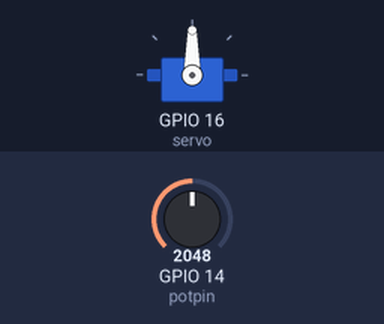
A program run on a simulated ESP32. On the bench: servo. The inputs (shaded band) are chosen by the test bench; at power-on: GPIO 14 (potpin) = 2048.

Above: at 1.2 s.
1.3 s: GPIO 14 (potpin) set to 2866
At 2.1 s:
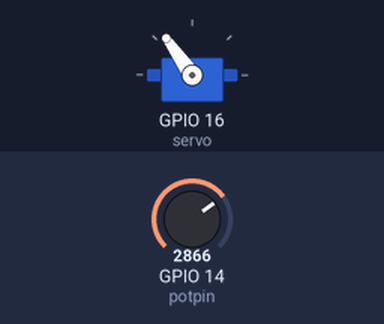
2.8 s: GPIO 14 (potpin) set to 3603
At 3.7 s:
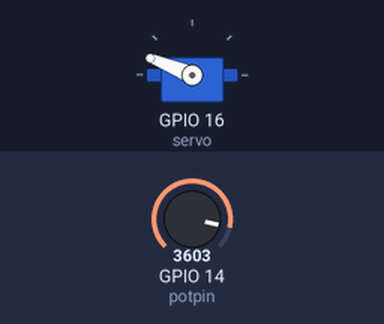
4.3 s: GPIO 14 (potpin) set to 4095
At 4.8 s:
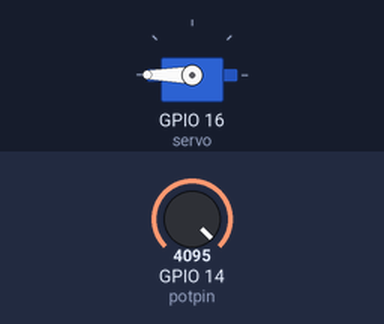
5.8 s: GPIO 14 (potpin) set to 1228
At 7.0 s:
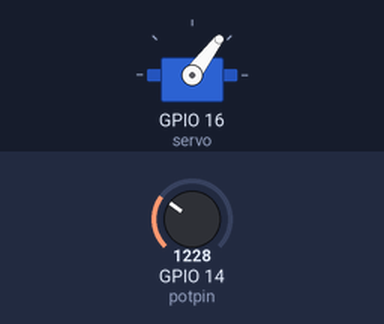
7.3 s: GPIO 14 (potpin) set to 491
At 8.1 s:
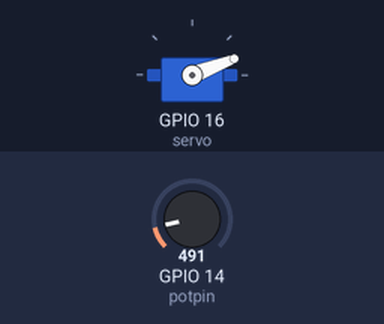
Timing chart, 0 to 9.8 s (numbered marks = the images above; inputs shaded):
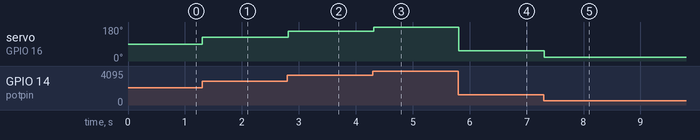

Measured:
- after the input at 1.3 s, servo on GPIO 16 (servo): 90° → 125° at once
- after the input at 2.8 s, servo on GPIO 16 (servo): 125° → 158° at once
- after the input at 4.3 s, servo on GPIO 16 (servo): 158° → 180° at once
- after the input at 5.8 s, servo on GPIO 16 (servo): 180° → 53° at once
- after the input at 7.3 s, servo on GPIO 16 (servo): 53° → 21° at once

The program:

main.cpp
```cpp
// Servo Sweep example for the ESP32
// https://wokwi.com/arduino/projects/323706614646309460

#include <ESP32Servo.h>

Servo servo;

//const int servoPin = 16;

int potpin = 14;  // analog pin used to connect the potentiometer
int val;    // variable to read the value from the analog pin

void setup() {
  Serial.begin(115200);
  servo.attach(16);
  pinMode(potpin, INPUT);
}


void loop() {
  val = analogRead(potpin);            // reads the value of the potentiometer (value between 0 and 1023)
  val = map(val, 0, 4095, 0, 180);     // scale it to use it with the servo (value between 0 and 180)
  servo.write(val);                  // sets the servo position according to the scaled value
  delay(15);
}
```
